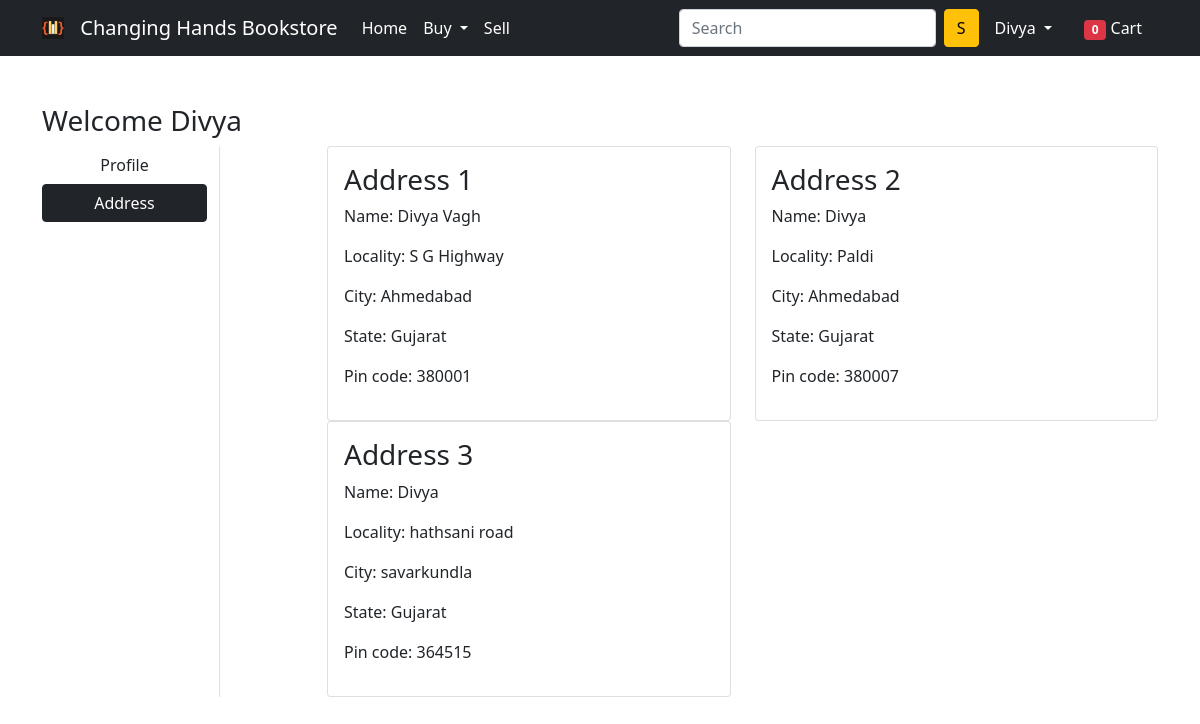
Screenshot of /address/ (signed in) with the database file from the repository.
### app/models.py (models this page shows, shortened)
class Customer(models.Model):
    user = models.ForeignKey(User, on_delete=models.CASCADE)
    name = models.CharField(max_length=200)
    locality = models.CharField(max_length=200, blank=True)
    city = models.CharField(max_length=50)
    zipcode = models.IntegerField()
    state = models.CharField(choices=STATE_CHOICES, max_length=50)

### app/views.py (the view)
# urls.py: path('address/', views.address, name='address'),
@login_required
def address(request):
    totalitem=0
    add = Customer.objects.filter(user=request.user)
    if request.user.is_authenticated:
            totalitem = len(Cart.objects.filter(user=request.user))
    return render(request, 'app/address.html', {'add': add, 'active':'btn-primary', 'totalitem': totalitem})

### app/templates/app/address.html (shortened to what this page needs)
{% extends 'app/base.html' %}
{% load static %}
{% block main-content %}
<div class="container my-5">
 <div class="row">
 <h3>Welcome <span class="text-capitalize">{{request.user}}</span></h3>
  <div class="col-sm-2 border-end">
   <ul class="list-unstyled">
    <li class="d-grid"><a href="{% url 'profile' %}" class="btn ">Profile</a></li>
    <li class="d-grid"><a href="{% url 'address' %}" class="btn btn-dark {{active}}">Address</a></li>
   </ul>
  </div>
  <div class="col-sm-9 offset-sm-1">
   <div class="row">
    {% for ad in add %}
    <div class="col-sm-6">
     <div class="card">
      <div class="card-body">
       <h3>Address {{forloop.counter}}</h3>
       <p>Name: {{ad.name}} </p>
       <p>Locality: {{ad.locality}}</p>
       <p>City: {{ad.city}}</p>
       <p>State: {{ad.state}}</p>
       <p>Pin code: {{ad.zipcode}}</p>
      </div>
     </div>
    </div>
   {% endfor %}
   </div>
  </div>
 </div>
</div>
{% endblock main-content %}

### app/templates/app/base.html (shortened to what this page needs)
<!doctype html>
{% load static %}
<html lang="en">
  <head>
    <link href="https://cdn.jsdelivr.net/npm/bootstrap@5.0.0-beta1/dist/css/bootstrap.min.css" rel="stylesheet">
    <link rel="stylesheet" href="{% static 'app/css/owl.carousel.min.css' %}">
    <link rel="stylesheet" href="{% static 'app/css/all.min.css' %}">
    <link rel="stylesheet" href="{% static 'app/css/style.css' %}">
  </head>
  <body>
    <nav class="navbar navbar-expand-lg navbar-dark bg-dark">
      <div class="container">
        <img class="navbar-brand" src="{% static 'app/images/logo/logo/1.png' %}" width="2%">
        <a class="navbar-brand" href="/">Changing Hands Bookstore</a>
       <div class="collapse navbar-collapse" id="navbarSupportedContent">
         <ul class="navbar-nav me-auto mb-2 mb-lg-0">
           <li class="nav-item">
             <a class="nav-link active" aria-current="page" href="/">Home</a>
           </li>
           <li class="nav-item dropdown">
             <a class="nav-link dropdown-toggle text-white" href="#" id="electronicsDropdown" role="button" data-bs-toggle="dropdown" aria-expanded="false">
               Buy
             </a>
           </li>
           <li class="nav-item">
            <a class="nav-link active" aria-current="page" href="{% url 'sell'%}">Sell</a>
          </li>
         </ul>
         <form class="d-flex" action="/search">
           <input name="q" class="form-control me-2" type="search" placeholder="Search" aria-label="Search">
           <button class="btn btn-warning" type="submit">S</button>
         </form>
         <div>
          <ul class="navbar-nav me-auto mb-2 mb-lg-0">
            {% if request.user.is_authenticated %}
           <li class="nav-item dropdown mx-2">
              <a class="nav-link dropdown-toggle text-white" href="#" id="profileDropdown" role="button" data-bs-toggle="dropdown" aria-expanded="false">
                {{request.user.username|capfirst}}
               </a>
            </li>
            <li class="nav-item mx-2">
             <a href="{% url 'showcart' %}" class="nav-link text-white"><span class="badge bg-danger">{{totalitem}}</span> Cart </a>
            </li>
            {% endif %}
          </ul>
         </div>
       </div>
     </div>
    </nav>
    {% block main-content %} {% endblock main-content %}
  </body>
</html>

### rows the page displays
Customer: name "Divya Vagh", locality "S G Highway", city "Ahmedabad", state "Gujarat", zipcode "380001"
Customer: name "Divya", locality "Paldi", city "Ahmedabad", state "Gujarat", zipcode "380007"
Customer: name "Divya", locality "hathsani road", city "savarkundla", state "Gujarat", zipcode "364515"

### other values shown
{{ request.user.username|capfirst }} "Divya"
{{ totalitem }} "0"
{{ request.user }} "Divya"
